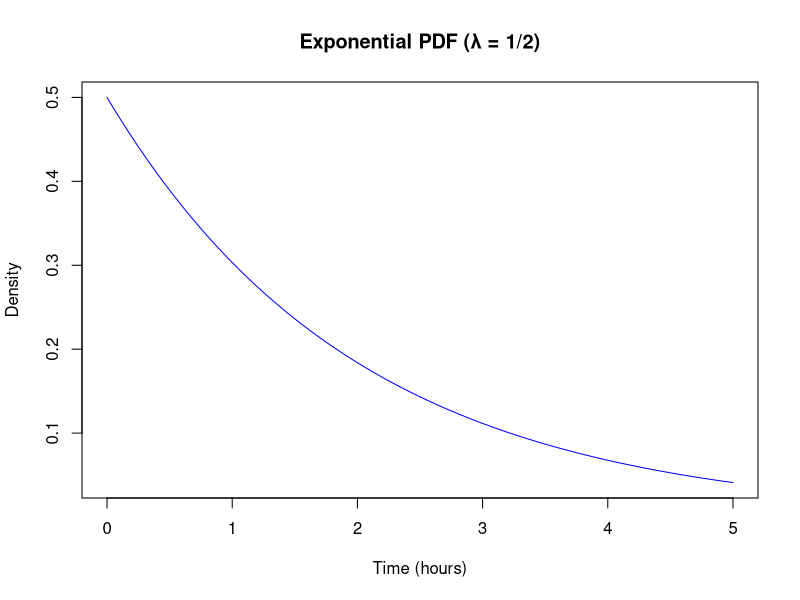
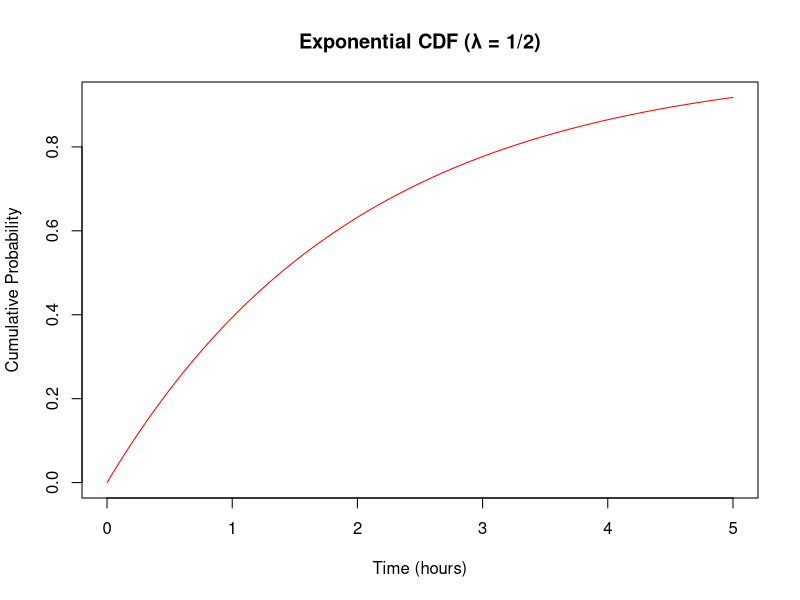
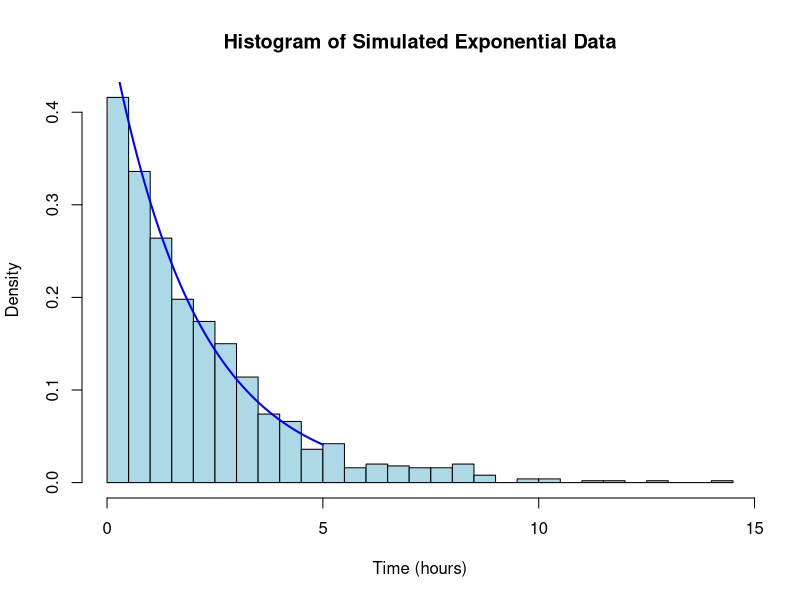

Write the R code that produced these figures, in order.
# 1. Exponentially distributed random variable with lambda = 1/2
lambda <- 1/2

# (a) Find the value of the density function at x = 3
x <- 3
density_at_3 <- dexp(x, rate = lambda)
cat("The value of the density function at x = 3 is:", density_at_3, "\n")

# (b) Plot the graph of the exponential probability distribution for 0 <= x <= 5
x_values <- seq(0, 5, by = 0.01)
pdf_values <- dexp(x_values, rate = lambda)

plot(x_values, pdf_values, type = "l", col = "blue", 
     main = "Exponential PDF (λ = 1/2)", 
     xlab = "Time (hours)", ylab = "Density")

# (c) Find the probability that the repair time takes at most 3 hours
prob_at_most_3 <- pexp(3, rate = lambda)
cat("The probability that the repair time takes at most 3 hours:", prob_at_most_3, "\n")

# (d) Plot the graph of cumulative exponential probabilities for 0 <= x <= 5
cdf_values <- pexp(x_values, rate = lambda)

plot(x_values, cdf_values, type = "l", col = "red", 
     main = "Exponential CDF (λ = 1/2)", 
     xlab = "Time (hours)", ylab = "Cumulative Probability")

# (e) Simulate 1000 exponential distributed random numbers with λ = 1/2 and plot the simulated data
set.seed(123)  # For reproducibility
simulated_data <- rexp(1000, rate = lambda)

hist(simulated_data, breaks = 30, col = "lightblue", 
     main = "Histogram of Simulated Exponential Data", 
     xlab = "Time (hours)", freq = FALSE)

# Overlay the theoretical density
lines(x_values, pdf_values, col = "blue", lwd = 2)
